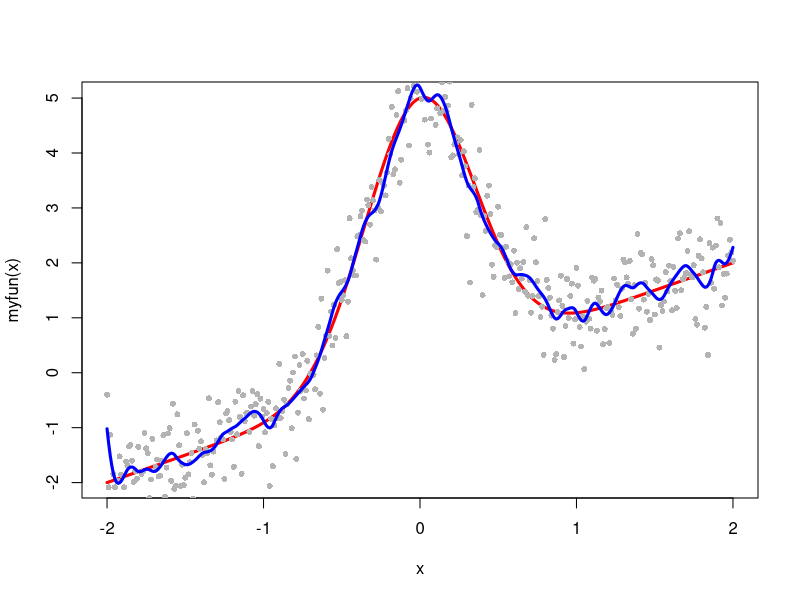
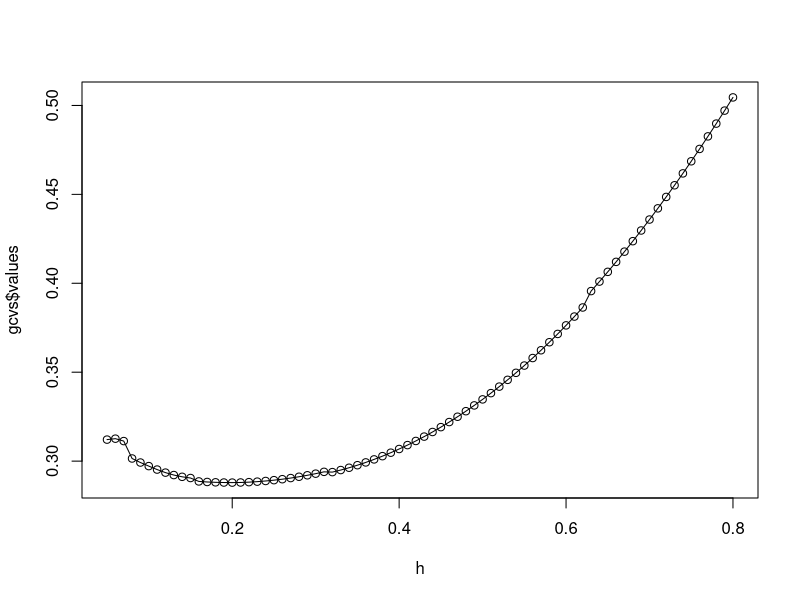
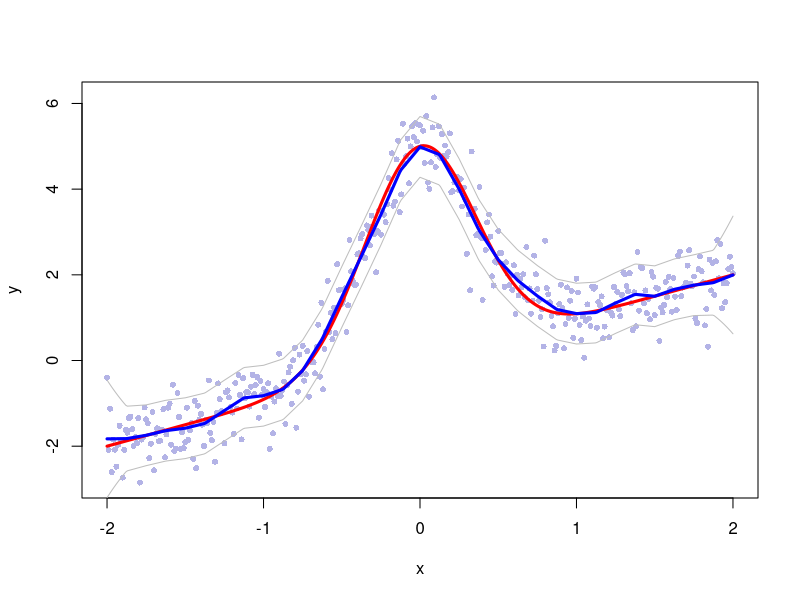

Write the R code that produced these figures, in order.
library("locfit")
# to install this, do install.packages("locfit")

show.smooth = function(x, y, h, degree=1) {
   out = locfit(y ~ x, alpha=c(0,h), deg=degree);
   plot(x, y, pch=16,cex=0.9,col=rgb(0.7,0.7,0.9));
   lines(x, fitted(out), 'l', col='blue', lwd=3);
   lines(x, myfun(x), 'l', col='red', lwd=3);
}

myfun = function(x) {
  y = x + 5*exp(-4*x^2)
}

sigma = .5
x = seq(-2,2,by=.01)
y = myfun(x)+ sigma*rnorm(length(x))
plot(x,myfun(x),'l',col='red', lwd=3);
points(x,y, pch=16,cex=.8,col=rgb(0.7,0.7,0.7))

out = locfit(y ~ x, alpha=c(0,.08), deg=1)
lines(x, fitted(out), 'l', col='blue', lwd=3)


h = seq(.05,.8,.01); 
alphas = cbind(rep(0,length(h)), h)
gcvs = gcvplot(y ~ x, alpha=alphas, deg=1)
plot(h, gcvs$values, type="l")
points(h, gcvs$values)
hstar = h[which(gcvs$values == min(gcvs$values))]

out = locfit(y ~ x, alpha=c(0,hstar), deg=0)

plot(x,y, pch=16,cex=.8,col=rgb(0.7,0.7,0.9))
lines(x,myfun(x),'l',col='red', lwd=3);
lines(x, fitted(out), 'l', col='blue', lwd=3)

# the diagonal L_ii is gotten from this call to locfit:
# Lii = predict(out, where="data", what="infl")


# the norm || ell_i(x) || is gotten from this call:
normell = predict(out, where="data", what="vari")
n = length(x)
lines(x, fitted(out)+sqrt(n)*2*sigma*normell, 'l', col='gray', lwd=1)
lines(x, fitted(out)-sqrt(n)*2*sigma*normell, 'l', col='gray', lwd=1)
